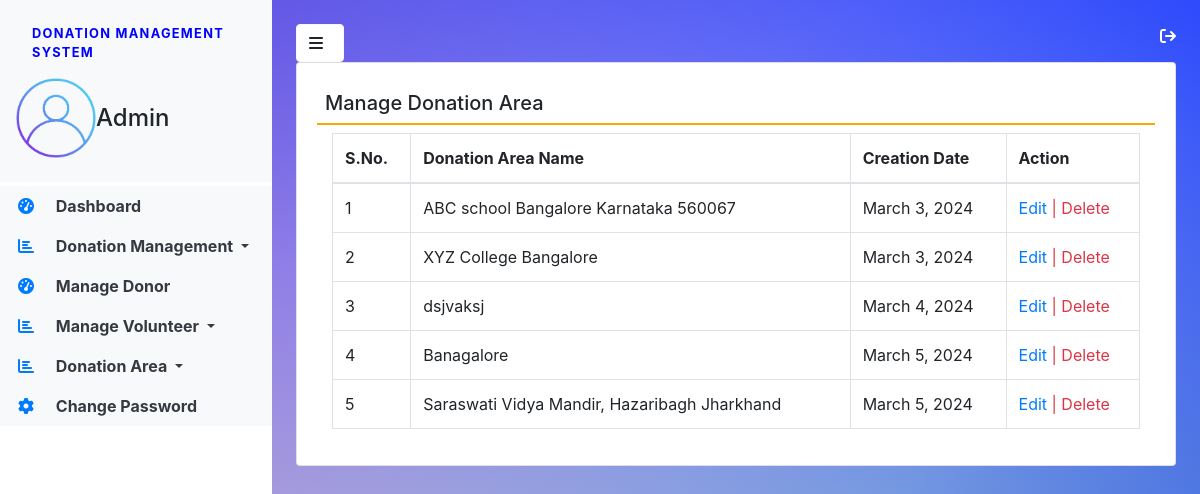
Page /manage_area (signed in) on the committed database.
### donation/models.py (models this page shows, shortened)
class DonationArea(models.Model):
    areaname = models.CharField(max_length=100,null=True)
    description = models.CharField(max_length=300,null=True)
    creationdate = models.DateField(auto_now_add=True)

### DonationManagementSystem/views.py (the view)
# urls.py: path('manage_area', manage_area, name='manage_area'),
def manage_area(request):
    if not request.user.is_authenticated:
        return redirect('admin_login')
    area = DonationArea.objects.all()
    return render(request, 'manage_area.html', locals())

### donation/templates/manage_area.html
{% extends 'admin_base.html' %}
{% block main %}
<div class="card shadow">
<div class="card-body">
    <h5 class="p-2" style="border-bottom: 2px solid orange">Manage Donation Area</h5>
    <div class="container-fluid">
        <table id="example" class="table table-bordered">
            <thead>
            <tr>
                <th>S.No.</th>
                <th>Donation Area Name</th>
                <th>Creation Date</th>
                <th>Action</th>
            </tr>
            </thead>
            <tbody>
                {% for i in area %}
                <tr>
                    <td>{{ forloop.counter }}</td>
                    <td>{{ i.areaname }}</td>
                    <td>{{ i.creationdate }}</td>
                    <td><a href="{% url 'edit_area'  i.id %}" class="text-primary">Edit</a>
                    <a href="{% url 'delete_area'  i.id %}" onclick="return confirm('Do you really want to delete')" class="text-danger">| Delete</a></td>
                </tr>
                {% endfor %}
            </tbody>
        </table>
    </div>
</div>
</div>
{% endblock %}

### donation/static/css/sidebar.css (style rules this page uses)
body { backgroud-image: linear-gradient(136.9deg,rgba(109,25,252,1) 16.4%,rgba(125,31,160,100)); background: linear-gradient(217deg, rgba(0, 34, 255, 0.8), rgba(255,0,0,0) 70.71%), linear-gradient(127deg, rgba(86, 32, 196, 0.8), rgba(0,255,0,0) 70.71%), linear-gradient(336deg, rgba(62, 147, 150, 0.8), rgba(0,0,255,0) 70.71%);; min-height: 100vh; }

### rows in the picture
DonationArea: areaname "ABC school Bangalore Karnataka 560067", creationdate "March 3, 2024"
DonationArea: areaname "XYZ College Bangalore", creationdate "March 3, 2024"
DonationArea: areaname "dsjvaksj", creationdate "March 4, 2024"
DonationArea: areaname "Banagalore", creationdate "March 5, 2024"
DonationArea: areaname "Saraswati Vidya Mandir, Hazaribagh Jharkhand", creationdate "March 5, 2024"
